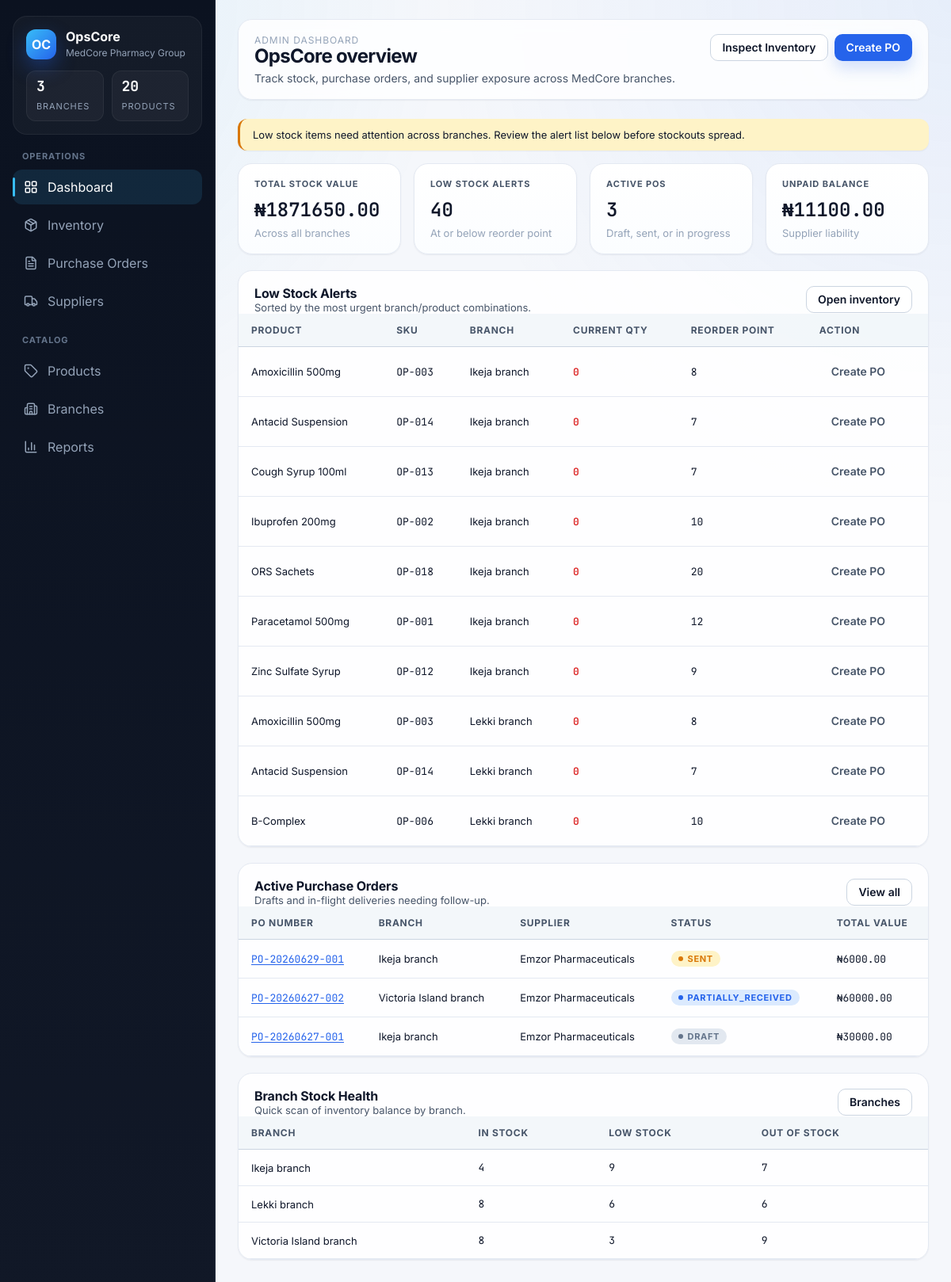
The page / on the database its author committed.
### core/models.py (models this page shows, shortened)
class TimeStampedModel(models.Model):
    created_at = models.DateTimeField(auto_now_add=True)
    updated_at = models.DateTimeField(auto_now=True)
    class Meta:
        abstract = True

class BranchInventory(TimeStampedModel):
    branch = models.ForeignKey(Branch, on_delete=models.CASCADE, related_name='inventories')
    product = models.ForeignKey(Product, on_delete=models.CASCADE, related_name='inventories')
    quantity = models.IntegerField(default=0)
    last_updated = models.DateTimeField(auto_now=True)
    class Meta:
        constraints = [
            models.UniqueConstraint(fields=['branch', 'product'], name='unique_branch_product_inventory'),
        ]
        ordering = ['branch__name', 'product__name']

class Product(TimeStampedModel):
    class Unit(models.TextChoices):
        TABLETS = 'tablets', 'tablets'
        BOTTLES = 'bottles', 'bottles'
        PACKS = 'packs', 'packs'
        CARTONS = 'cartons', 'cartons'
        SACHETS = 'sachets', 'sachets'
    name = models.CharField(max_length=160)
    sku = models.CharField(max_length=40, unique=True)
    category = models.ForeignKey(Category, on_delete=models.PROTECT, related_name='products')
    unit = models.CharField(max_length=20, choices=Unit.choices)
    unit_price = models.DecimalField(max_digits=12, decimal_places=2)
    reorder_point = models.PositiveIntegerField()
    class Meta:
        ordering = ['name']

class Branch(TimeStampedModel):
    name = models.CharField(max_length=120)
    location = models.CharField(max_length=160)
    manager_name = models.CharField(max_length=120)
    class Meta:
        ordering = ['name']

class PurchaseOrder(TimeStampedModel):
    class Status(models.TextChoices):
        DRAFT = 'draft', 'draft'
        SENT = 'sent', 'sent'
        PARTIALLY_RECEIVED = 'partially_received', 'partially_received'
        FULLY_RECEIVED = 'fully_received', 'fully_received'
        CANCELLED = 'cancelled', 'cancelled'
    po_number = models.CharField(max_length=20, unique=True, blank=True)
    branch = models.ForeignKey(Branch, on_delete=models.PROTECT, related_name='purchase_orders')
    supplier = models.ForeignKey(Supplier, on_delete=models.PROTECT, related_name='purchase_orders')
    status = models.CharField(max_length=30, choices=Status.choices, default=Status.DRAFT)
    notes = models.TextField(blank=True, null=True)
    class Meta:
        ordering = ['-created_at', '-id']
    @property
    def total_value(self):
        total = self.items.aggregate(
            total=Sum(ExpressionWrapper(F('quantity_ordered') * F('unit_price'), output_field=DecimalField(max_digits=14, decimal_places=2)))
        )['total']
        return total or Decimal('0.00')

class Supplier(TimeStampedModel):
    name = models.CharField(max_length=160)
    contact_name = models.CharField(max_length=120)
    phone = models.CharField(max_length=40)
    email = models.EmailField(blank=True, null=True)
    products_supplied = models.TextField(blank=True, null=True)
    class Meta:
        ordering = ['name']
    @property
    def total_paid(self):
        return self.payments.aggregate(total=Sum('amount'))['total'] or Decimal('0.00')
    @property
    def total_po_value(self):
        line_total = ExpressionWrapper(
            F('quantity_received') * F('unit_price'),
            output_field=DecimalField(max_digits=14, decimal_places=2),
        )
        total = (
            PurchaseOrderItem.objects.filter(
                purchase_order__supplier=self,
                purchase_order__status__in=[PurchaseOrder.Status.PARTIALLY_RECEIVED, PurchaseOrder.Status.FULLY_RECEIVED],
            ).aggregate(total=Sum(line_total))['total']
        )
        return total or Decimal('0.00')
    @property
    def outstanding_balance(self):
        return self.total_po_value - self.total_paid

### core/views.py (the view)
# urls.py: path('', views.dashboard, name='dashboard'),
def dashboard(request):
    inventories = BranchInventory.objects.select_related('branch', 'product')
    low_stock_alerts = inventories.filter(quantity__lte=F('product__reorder_point')).order_by('quantity', 'branch__name', 'product__name')
    active_pos = PurchaseOrder.objects.select_related('branch', 'supplier').filter(status__in=[
        PurchaseOrder.Status.DRAFT,
        PurchaseOrder.Status.SENT,
        PurchaseOrder.Status.PARTIALLY_RECEIVED,
    ])
    context = {
        'total_stock_value': sum(inv.quantity * inv.product.unit_price for inv in inventories),
        'low_stock_count': low_stock_alerts.count(),
        'active_po_count': active_pos.count(),
        'unpaid_supplier_balance': sum((supplier.outstanding_balance for supplier in Supplier.objects.all()), start=0),
        'low_stock_alerts': low_stock_alerts.select_related('branch', 'product')[:10],
        'active_pos': active_pos[:10],
        'branch_health': [
            {
                'branch': branch,
                'in_stock': branch.inventories.select_related('product').filter(quantity__gt=F('product__reorder_point')).count(),
                'low_stock': branch.inventories.select_related('product').filter(quantity__gt=0, quantity__lte=F('product__reorder_point')).count(),
                'out_of_stock': branch.inventories.filter(quantity=0).count(),
            }
            for branch in Branch.objects.all()
        ],
    }
    return render(request, 'core/dashboard.html', context)

### core/templates/core/dashboard.html
{% extends "base.html" %}
{% block content %}
  <div class="page-header">
    <div>
      <div class="crumb">Admin Dashboard</div>
      <h1 class="page-title">OpsCore overview</h1>
      <div class="page-subtitle">Track stock, purchase orders, and supplier exposure across MedCore branches.</div>
    </div>
    <div class="top-actions">
      <a class="btn btn-secondary" href="{% url 'inventory_view' %}">Inspect Inventory</a>
      <a class="btn btn-primary" href="{% url 'purchase_order_create' %}">Create PO</a>
    </div>
  </div>
  {% if low_stock_alerts %}
    <div class="alert">
      Low stock items need attention across branches. Review the alert list below before stockouts spread.
    </div>
  {% endif %}
  <section class="grid-4">
    <div class="card">
      <div class="metric-label">Total Stock Value</div>
      <p class="metric-value">&#8358;{{ total_stock_value|floatformat:2 }}</p>
      <div class="metric-sub">Across all branches</div>
    </div>
    <div class="card">
      <div class="metric-label">Low Stock Alerts</div>
      <p class="metric-value">{{ low_stock_count }}</p>
      <div class="metric-sub">At or below reorder point</div>
    </div>
    <div class="card">
      <div class="metric-label">Active POs</div>
      <p class="metric-value">{{ active_po_count }}</p>
      <div class="metric-sub">Draft, sent, or in progress</div>
    </div>
    <div class="card">
      <div class="metric-label">Unpaid Balance</div>
      <p class="metric-value">&#8358;{{ unpaid_supplier_balance|floatformat:2 }}</p>
      <div class="metric-sub">Supplier liability</div>
    </div>
  </section>
  <section class="panel">
    <div class="panel-head">
      <div>
        <h2 class="section-title">Low Stock Alerts</h2>
        <div class="section-meta">Sorted by the most urgent branch/product combinations.</div>
      </div>
      <a class="btn btn-secondary" href="{% url 'inventory_view' %}?status=low_stock">Open inventory</a>
    </div>
    <div class="table-wrap">
      <table>
        <thead>
          <tr>
            <th>Product</th>
            <th>SKU</th>
            <th>Branch</th>
            <th>Current Qty</th>
            <th>Reorder Point</th>
            <th>Action</th>
          </tr>
        </thead>
        <tbody>
          {% for item in low_stock_alerts %}
            <tr>
              <td>{{ item.product.name }}</td>
              <td class="mono">{{ item.product.sku }}</td>
              <td>{{ item.branch.name }}</td>
              <td class="{% if item.quantity == 0 %}qty-zero{% else %}qty-low{% endif %} mono">{{ item.quantity }}</td>
              <td class="mono">{{ item.product.reorder_point }}</td>
              <td><a class="btn btn-ghost" href="{% url 'purchase_order_create' %}?branch={{ item.branch_id }}&product={{ item.product_id }}">Create PO</a></td>
            </tr>
          {% empty %}
            <tr><td colspan="6">No low stock alerts right now.</td></tr>
          {% endfor %}
        </tbody>
      </table>
    </div>
  </section>
  <section class="panel">
    <div class="panel-head">
      <div>
        <h2 class="section-title">Active Purchase Orders</h2>
        <div class="section-meta">Drafts and in-flight deliveries needing follow-up.</div>
      </div>
      <a class="btn btn-secondary" href="{% url 'purchase_orders_list' %}">View all</a>
    </div>
    <div class="table-wrap">
      <table>
        <thead>
          <tr>
            <th>PO Number</th>
            <th>Branch</th>
            <th>Supplier</th>
            <th>Status</th>
            <th>Total Value</th>
          </tr>
        </thead>
        <tbody>
          {% for po in active_pos %}
            <tr>
              <td class="mono"><a href="{% url 'purchase_order_detail' po.pk %}">{{ po.po_number }}</a></td>
              <td>{{ po.branch.name }}</td>
              <td>{{ po.supplier.name }}</td>
              <td><span class="badge status-{{ po.status }}"><span class="dot" style="background: currentColor;"></span>{{ po.status }}</span></td>
              <td class="mono">&#8358;{{ po.total_value|floatformat:2 }}</td>
            </tr>
          {% empty %}
            <tr><td colspan="5">No active purchase orders.</td></tr>
          {% endfor %}
        </tbody>
      </table>
    </div>
  </section>
  <section class="panel">
    <div class="panel-head">
      <div>
        <h2 class="section-title">Branch Stock Health</h2>
        <div class="section-meta">Quick scan of inventory balance by branch.</div>
      </div>
      <a class="btn btn-secondary" href="{% url 'branches_list' %}">Branches</a>
    </div>
    <div class="table-wrap">
      <table>
        <thead>
          <tr>
            <th>Branch</th>
            <th>In Stock</th>
            <th>Low Stock</th>
            <th>Out of Stock</th>
          </tr>
        </thead>
        <tbody>
          {% for item in branch_health %}
            <tr>
              <td>{{ item.branch.name }}</td>
              <td class="mono">{{ item.in_stock }}</td>
              <td class="mono">{{ item.low_stock }}</td>
              <td class="mono">{{ item.out_of_stock }}</td>
            </tr>
          {% endfor %}
        </tbody>
      </table>
    </div>
  </section>
{% endblock %}

### core/templates/base.html (shortened to what this page needs)
{% load static %}
<!doctype html>
<html lang="en">
<head>
</head>
<body>
  <div class="app-shell">
    <aside class="sidebar">
      <div class="brand-card">
        <div class="brand-row">
          <div class="brand-mark">OC</div>
          <div>
            <div class="brand-name">OpsCore</div>
            <div class="brand-sub">MedCore Pharmacy Group</div>
          </div>
        </div>
        <div class="workspace-meta">
          <div class="workspace-chip">
            <strong>3</strong>
            <span>Branches</span>
          </div>
          <div class="workspace-chip">
            <strong>20</strong>
            <span>Products</span>
          </div>
        </div>
      </div>
      <div class="nav-group">
        <div class="nav-label">Operations</div>
        <a class="nav-item {% if request.resolver_match.url_name == 'dashboard' %}active{% endif %}" href="{% url 'dashboard' %}">
          <i data-lucide="layout-grid"></i><span>Dashboard</span>
        </a>
        <a class="nav-item {% if request.resolver_match.url_name == 'inventory_view' %}active{% endif %}" href="{% url 'inventory_view' %}">
          <i data-lucide="package"></i><span>Inventory</span>
        </a>
        <a class="nav-item " href="{% url 'purchase_orders_list' %}">
          <i data-lucide="file-text"></i><span>Purchase Orders</span>
        </a>
        <a class="nav-item {% if request.resolver_match.url_name == 'suppliers_list' or request.resolver_match.url_name == 'supplier_detail' %}active{% endif %}" href="{% url 'suppliers_list' %}">
          <i data-lucide="truck"></i><span>Suppliers</span>
        </a>
      </div>
      <div class="nav-group">
        <div class="nav-label">Catalog</div>
        <a class="nav-item {% if request.resolver_match.url_name == 'products_list' or request.resolver_match.url_name == 'product_detail' %}active{% endif %}" href="{% url 'products_list' %}">
          <i data-lucide="tag"></i><span>Products</span>
        </a>
        <a class="nav-item {% if request.resolver_match.url_name == 'branches_list' or request.resolver_match.url_name == 'branch_detail' %}active{% endif %}" href="{% url 'branches_list' %}">
          <i data-lucide="building-2"></i><span>Branches</span>
        </a>
        <a class="nav-item {% if request.resolver_match.url_name == 'reports_index' or request.resolver_match.url_name == 'report_detail' %}active{% endif %}" href="{% url 'reports_index' %}">
          <i data-lucide="bar-chart-3"></i><span>Reports</span>
        </a>
      </div>
    </aside>
    <main class="content">
      <div class="content-inner">
        {% block content %}{% endblock %}
      </div>
    </main>
  </div>
</body>
</html>

### rows shown on the page
BranchInventory: product.name "Amoxicillin 500mg", product.sku "OP-003", branch.name "Ikeja branch", quantity "0", product.reorder_point "8"
BranchInventory: product.name "Antacid Suspension", product.sku "OP-014", branch.name "Ikeja branch", quantity "0", product.reorder_point "7"
BranchInventory: product.name "Cough Syrup 100ml", product.sku "OP-013", branch.name "Ikeja branch", quantity "0", product.reorder_point "7"
BranchInventory: product.name "Ibuprofen 200mg", product.sku "OP-002", branch.name "Ikeja branch", quantity "0", product.reorder_point "10"
BranchInventory: product.name "ORS Sachets", product.sku "OP-018", branch.name "Ikeja branch", quantity "0", product.reorder_point "20"
BranchInventory: product.name "Paracetamol 500mg", product.sku "OP-001", branch.name "Ikeja branch", quantity "0", product.reorder_point "12"
BranchInventory: product.name "Zinc Sulfate Syrup", product.sku "OP-012", branch.name "Ikeja branch", quantity "0", product.reorder_point "9"
BranchInventory: product.name "Amoxicillin 500mg", product.sku "OP-003", branch.name "Lekki branch", quantity "0", product.reorder_point "8"
BranchInventory: product.name "Antacid Suspension", product.sku "OP-014", branch.name "Lekki branch", quantity "0", product.reorder_point "7"
BranchInventory: product.name "B-Complex", product.sku "OP-006", branch.name "Lekki branch", quantity "0", product.reorder_point "10"
PurchaseOrder: po_number "PO-20260629-001", branch.name "Ikeja branch", supplier.name "Emzor Pharmaceuticals", status "SENT", total_value "6000.00"
PurchaseOrder: po_number "PO-20260627-002", branch.name "Victoria Island branch", supplier.name "Emzor Pharmaceuticals", status "PARTIALLY_RECEIVED", total_value "60000.00"
PurchaseOrder: po_number "PO-20260627-001", branch.name "Ikeja branch", supplier.name "Emzor Pharmaceuticals", status "DRAFT", total_value "30000.00"
Branch: branch.name "Ikeja branch", in_stock "4", low_stock "9", out_of_stock "7"
Branch: branch.name "Lekki branch", in_stock "8", low_stock "6", out_of_stock "6"
Branch: branch.name "Victoria Island branch", in_stock "8", low_stock "3", out_of_stock "9"

### other values the page prints
{{ total_stock_value|floatformat:2 }} "1871650.00"
{{ low_stock_count }} "40"
{{ active_po_count }} "3"
{{ unpaid_supplier_balance|floatformat:2 }} "11100.00"
